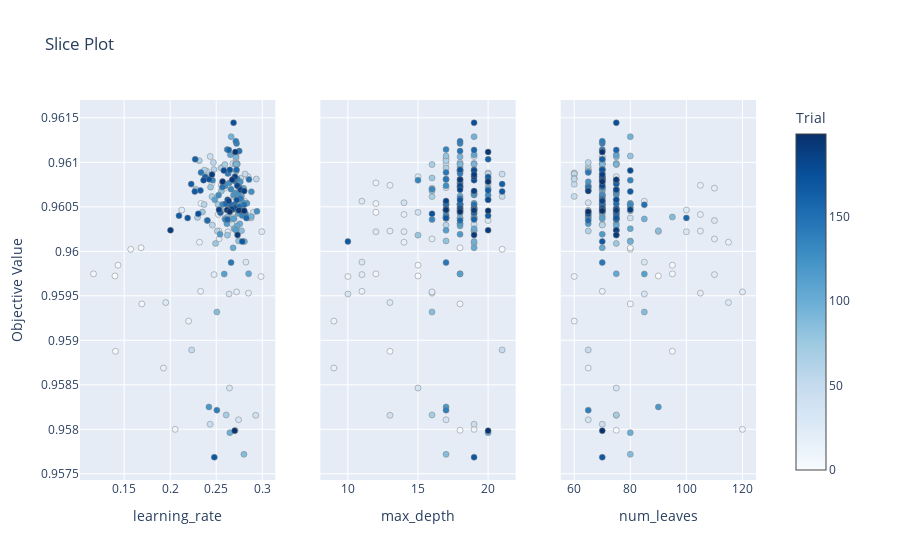

The code cell stored with this chart in its notebook:
### Markdown cell above
### <div style="color:white;display:fill;border-radius:5px;background-color:#e76f51;letter-spacing:0.5px;overflow:hidden"><p style="padding:20px;color:white;overflow:hidden;text-align: left;margin:0;font-size:100%">Gráficos auxiliares</p></div>

### Code cell
# Gráfico de como a variação dos hiperametros afeta o desempenho do modelo 
fig = optuna.visualization.plot_slice(study, params=["learning_rate", "max_depth", "num_leaves"])
fig.show()

### Figure 1 — Plotly figure (JSON) as saved in the notebook; plotly's stock layout.template omitted (floating-point values rounded to 4 significant figures; data arrays with more than 128 entries replaced by an {"elided": "..."} marker saying what was removed)
{"data": [{"marker": {"color": {"elided": "200 int values"}, "colorbar": {"title": {"text": "Trial"}, "x": 1, "xpad": 40}, "colorscale": [[0, "rgb(247,251,255)"], [0.125, "rgb(222,235,247)"], [0.25, "rgb(198,219,239)"], [0.375, "rgb(158,202,225)"], [0.5, "rgb(107,174,214)"], [0.625, "rgb(66,146,198)"], [0.75, "rgb(33,113,181)"], [0.875, "rgb(8,81,156)"], [1, "rgb(8,48,107)"]], "line": {"color": "Grey", "width": 0.5}, "showscale": true}, "mode": "markers", "showlegend": false, "type": "scatter", "x": {"elided": "200 float values"}, "xaxis": "x", "y": {"elided": "200 float values"}, "yaxis": "y"}, {"marker": {"color": {"elided": "200 int values"}, "colorbar": {"title": {"text": "Trial"}, "x": 1, "xpad": 40}, "colorscale": [[0, "rgb(247,251,255)"], [0.125, "rgb(222,235,247)"], [0.25, "rgb(198,219,239)"], [0.375, "rgb(158,202,225)"], [0.5, "rgb(107,174,214)"], [0.625, "rgb(66,146,198)"], [0.75, "rgb(33,113,181)"], [0.875, "rgb(8,81,156)"], [1, "rgb(8,48,107)"]], "line": {"color": "Grey", "width": 0.5}, "showscale": false}, "mode": "markers", "showlegend": false, "type": "scatter", "x": {"elided": "200 int values"}, "xaxis": "x2", "y": {"elided": "200 float values"}, "yaxis": "y2"}, {"marker": {"color": {"elided": "200 int values"}, "colorbar": {"title": {"text": "Trial"}, "x": 1, "xpad": 40}, "colorscale": [[0, "rgb(247,251,255)"], [0.125, "rgb(222,235,247)"], [0.25, "rgb(198,219,239)"], [0.375, "rgb(158,202,225)"], [0.5, "rgb(107,174,214)"], [0.625, "rgb(66,146,198)"], [0.75, "rgb(33,113,181)"], [0.875, "rgb(8,81,156)"], [1, "rgb(8,48,107)"]], "line": {"color": "Grey", "width": 0.5}, "showscale": false}, "mode": "markers", "showlegend": false, "type": "scatter", "x": {"elided": "200 int values"}, "xaxis": "x3", "y": {"elided": "200 float values"}, "yaxis": "y3"}], "layout": {"title": {"text": "Slice Plot"}, "xaxis": {"anchor": "y", "domain": [0, 0.2889], "title": {"text": "learning_rate"}}, "xaxis2": {"anchor": "y2", "domain": [0.3556, 0.6444], "title": {"text": "max_depth"}}, "xaxis3": {"anchor": "y3", "domain": [0.7111, 1], "title": {"text": "num_leaves"}}, "yaxis": {"anchor": "x", "domain": [0, 1], "title": {"text": "Objective Value"}}, "yaxis2": {"anchor": "x2", "domain": [0, 1], "matches": "y", "showticklabels": false}, "yaxis3": {"anchor": "x3", "domain": [0, 1], "matches": "y", "showticklabels": false}}}
